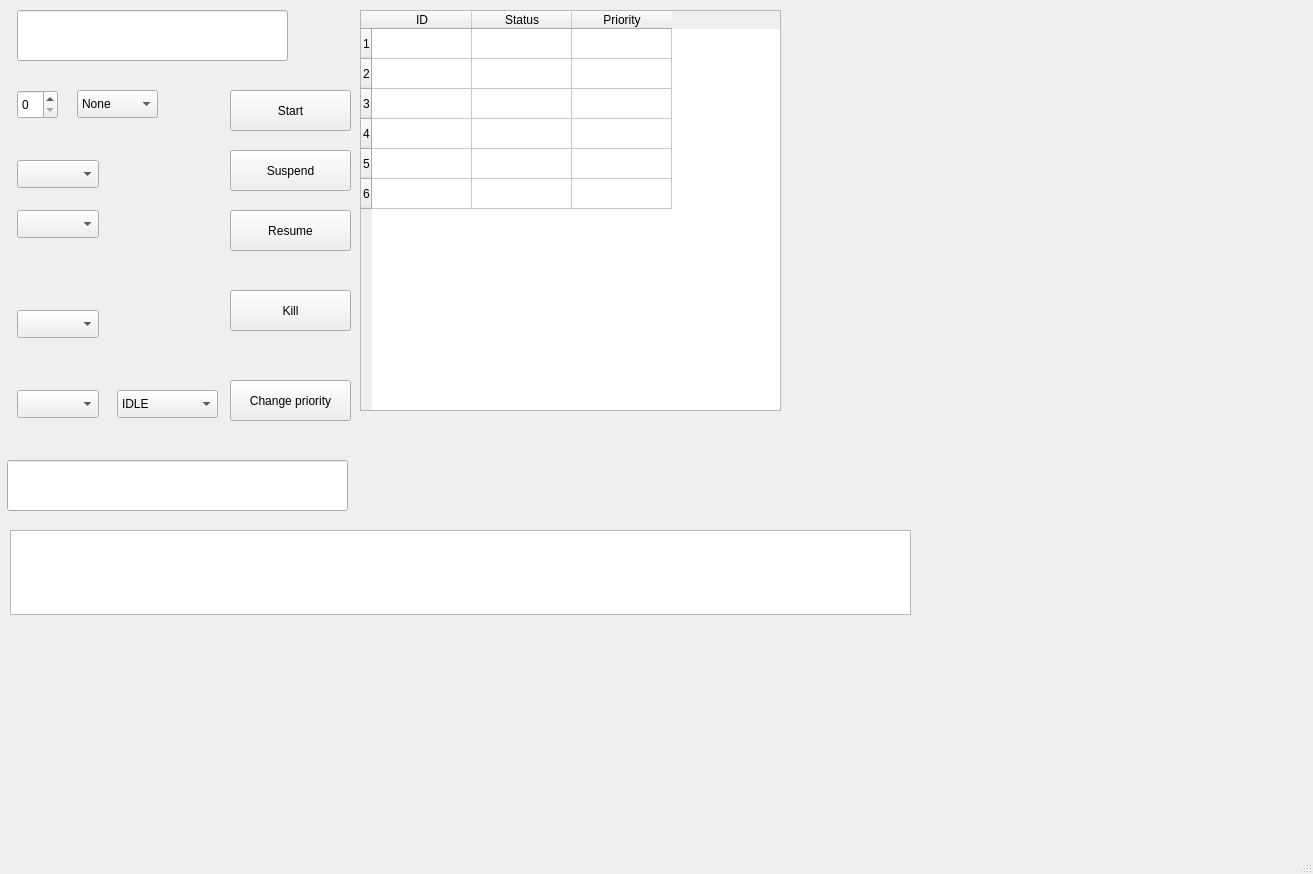
<?xml version="1.0" encoding="UTF-8"?>
<ui version="4.0">
 <class>MainWindow</class>
 <widget class="QMainWindow" name="MainWindow">
  <property name="geometry">
   <rect>
    <x>0</x>
    <y>0</y>
    <width>1313</width>
    <height>874</height>
   </rect>
  </property>
  <property name="windowTitle">
   <string>MainWindow</string>
  </property>
  <widget class="QWidget" name="centralwidget">
   <widget class="QTableWidget" name="tableWidget">
    <property name="geometry">
     <rect>
      <x>360</x>
      <y>10</y>
      <width>421</width>
      <height>401</height>
     </rect>
    </property>
    <row/>
    <row/>
    <row/>
    <row/>
    <row/>
    <row/>
    <column>
     <property name="text">
      <string>ID</string>
     </property>
    </column>
    <column>
     <property name="text">
      <string>Status</string>
     </property>
    </column>
    <column>
     <property name="text">
      <string>Priority</string>
     </property>
    </column>
   </widget>
   <widget class="QPushButton" name="pushButton_start">
    <property name="geometry">
     <rect>
      <x>230</x>
      <y>90</y>
      <width>121</width>
      <height>41</height>
     </rect>
    </property>
    <property name="text">
     <string>Start</string>
    </property>
   </widget>
   <widget class="QLineEdit" name="lineEdit_word">
    <property name="geometry">
     <rect>
      <x>17</x>
      <y>10</y>
      <width>271</width>
      <height>51</height>
     </rect>
    </property>
   </widget>
   <widget class="QPushButton" name="pushButton_suspend">
    <property name="geometry">
     <rect>
      <x>230</x>
      <y>150</y>
      <width>121</width>
      <height>41</height>
     </rect>
    </property>
    <property name="text">
     <string>Suspend</string>
    </property>
   </widget>
   <widget class="QPushButton" name="pushButton_kill">
    <property name="geometry">
     <rect>
      <x>230</x>
      <y>290</y>
      <width>121</width>
      <height>41</height>
     </rect>
    </property>
    <property name="text">
     <string>Kill</string>
    </property>
   </widget>
   <widget class="QSpinBox" name="spinBox">
    <property name="geometry">
     <rect>
      <x>17</x>
      <y>90</y>
      <width>41</width>
      <height>29</height>
     </rect>
    </property>
   </widget>
   <widget class="QPushButton" name="pushButton_resume">
    <property name="geometry">
     <rect>
      <x>230</x>
      <y>210</y>
      <width>121</width>
      <height>41</height>
     </rect>
    </property>
    <property name="text">
     <string>Resume</string>
    </property>
   </widget>
   <widget class="QComboBox" name="comboBox_type">
    <property name="geometry">
     <rect>
      <x>77</x>
      <y>90</y>
      <width>81</width>
      <height>28</height>
     </rect>
    </property>
    <item>
     <property name="text">
      <string>None</string>
     </property>
    </item>
    <item>
     <property name="text">
      <string>Mutex</string>
     </property>
    </item>
    <item>
     <property name="text">
      <string>Critical section</string>
     </property>
    </item>
   </widget>
   <widget class="QComboBox" name="comboBox_priority_num">
    <property name="geometry">
     <rect>
      <x>17</x>
      <y>390</y>
      <width>82</width>
      <height>28</height>
     </rect>
    </property>
   </widget>
   <widget class="QComboBox" name="comboBox_kill_num">
    <property name="geometry">
     <rect>
      <x>17</x>
      <y>310</y>
      <width>82</width>
      <height>28</height>
     </rect>
    </property>
   </widget>
   <widget class="QComboBox" name="comboBox_resume_num">
    <property name="geometry">
     <rect>
      <x>17</x>
      <y>210</y>
      <width>82</width>
      <height>28</height>
     </rect>
    </property>
   </widget>
   <widget class="QComboBox" name="comboBox_suspend_num">
    <property name="geometry">
     <rect>
      <x>17</x>
      <y>160</y>
      <width>82</width>
      <height>28</height>
     </rect>
    </property>
   </widget>
   <widget class="QComboBox" name="comboBox_priority">
    <property name="geometry">
     <rect>
      <x>117</x>
      <y>390</y>
      <width>101</width>
      <height>28</height>
     </rect>
    </property>
    <item>
     <property name="text">
      <string>IDLE</string>
     </property>
    </item>
    <item>
     <property name="text">
      <string>LOWEST</string>
     </property>
    </item>
    <item>
     <property name="text">
      <string>BELOW NORMAL</string>
     </property>
    </item>
    <item>
     <property name="text">
      <string>NORMAL</string>
     </property>
    </item>
    <item>
     <property name="text">
      <string>ABOVE NORMAL</string>
     </property>
    </item>
    <item>
     <property name="text">
      <string>HIGHEST</string>
     </property>
    </item>
   </widget>
   <widget class="QPushButton" name="pushButton_change_priority">
    <property name="geometry">
     <rect>
      <x>230</x>
      <y>380</y>
      <width>121</width>
      <height>41</height>
     </rect>
    </property>
    <property name="text">
     <string>Change priority</string>
    </property>
   </widget>
   <widget class="QLineEdit" name="lineEdit">
    <property name="geometry">
     <rect>
      <x>7</x>
      <y>460</y>
      <width>341</width>
      <height>51</height>
     </rect>
    </property>
   </widget>
   <widget class="QTextEdit" name="textEdit">
    <property name="geometry">
     <rect>
      <x>10</x>
      <y>530</y>
      <width>901</width>
      <height>85</height>
     </rect>
    </property>
   </widget>
  </widget>
  <widget class="QMenuBar" name="menubar">
   <property name="geometry">
    <rect>
     <x>0</x>
     <y>0</y>
     <width>1313</width>
     <height>25</height>
    </rect>
   </property>
  </widget>
  <widget class="QStatusBar" name="statusbar"/>
 </widget>
 <resources/>
 <connections/>
</ui>
